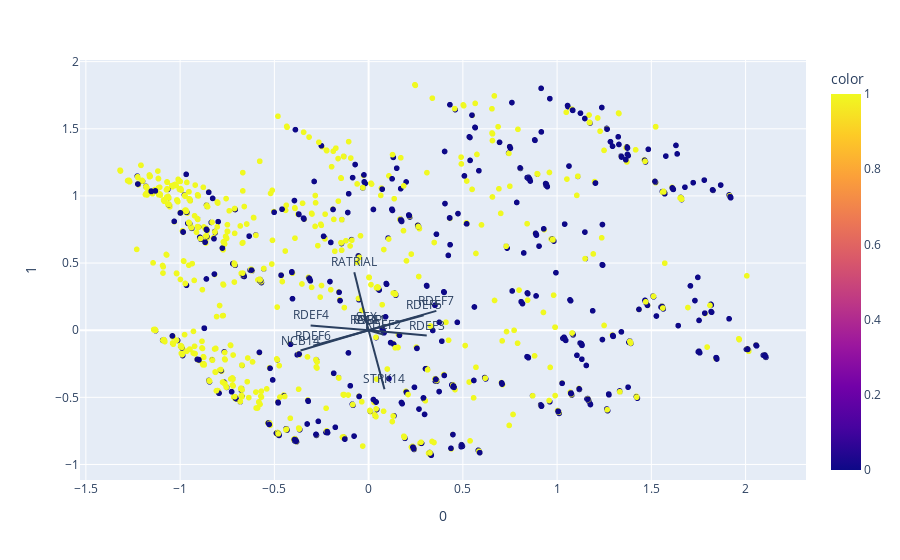

Source (notebook cell):
### Markdown cell above
By plotting the loadings of single variables we get an idea which variables contribute to the variation of the dataset and how the variables correlate with each other. Lines that a short have less impact on the variation than longer lines. Lines that point in the same direction and are close to each other correlate positively, lines that are going into opposite directions correlate negatively with each other. 

So "AGE", "RDEF1", "RSBP" and "SEX" probably can be excluded from the models as their loadings are fairly small compared to the other variables.
There seems to be a small separation along the first components. The variances of non-recovered patients (yellow) are driven by "NCB14", "RDEF6" and "RDEF4", whereas the the variances of recovered patients (blue) are more driven by the variables "RDEF3", "RDEF5" and "RDEF7".

### Code cell
loadings = pca_.components_.T * np.sqrt(pca_.explained_variance_)

fig = px.scatter(X_train_pca, x=0, y=1, color=y_train)

for i, feature in enumerate(features):
    fig.add_shape(
        type='line',
        x0=0, y0=0,
        x1=loadings[i, 0],
        y1=loadings[i, 1]
    )
    fig.add_annotation(
        x=loadings[i, 0],
        y=loadings[i, 1],
        ax=0, ay=0,
        xanchor="center",
        yanchor="bottom",
        text=feature,
    )
fig.show()

### Figure 1 — Plotly figure (JSON) as saved in the notebook; plotly's stock layout.template omitted (floating-point values rounded to 4 significant figures; data arrays with more than 128 entries replaced by an {"elided": "..."} marker saying what was removed)
{"data": [{"hovertemplate": "0=%{x}<br>1=%{y}<br>color=%{marker.color}<extra></extra>", "legendgroup": "", "marker": {"color": {"elided": "4232 int values"}, "coloraxis": "coloraxis", "symbol": "circle"}, "mode": "markers", "name": "", "showlegend": false, "type": "scattergl", "x": {"elided": "4232 float values"}, "xaxis": "x", "y": {"elided": "4232 float values"}, "yaxis": "y"}], "layout": {"annotations": [{"ax": 0, "ay": 0, "text": "SEX", "x": -0.01006, "xanchor": "center", "y": 0.02256, "yanchor": "bottom"}, {"ax": 0, "ay": 0, "text": "AGE", "x": 0.003451, "xanchor": "center", "y": -0.001911, "yanchor": "bottom"}, {"ax": 0, "ay": 0, "text": "RSBP", "x": -0.006135, "xanchor": "center", "y": -0.0003895, "yanchor": "bottom"}, {"ax": 0, "ay": 0, "text": "RDEF1", "x": -0.003573, "xanchor": "center", "y": -9.795e-05, "yanchor": "bottom"}, {"ax": 0, "ay": 0, "text": "RDEF2", "x": 0.07803, "xanchor": "center", "y": -0.03244, "yanchor": "bottom"}, {"ax": 0, "ay": 0, "text": "RDEF3", "x": 0.3084, "xanchor": "center", "y": -0.0398, "yanchor": "bottom"}, {"ax": 0, "ay": 0, "text": "RDEF4", "x": -0.3076, "xanchor": "center", "y": 0.03544, "yanchor": "bottom"}, {"ax": 0, "ay": 0, "text": "RDEF5", "x": 0.2919, "xanchor": "center", "y": 0.1119, "yanchor": "bottom"}, {"ax": 0, "ay": 0, "text": "RDEF6", "x": -0.2935, "xanchor": "center", "y": -0.1154, "yanchor": "bottom"}, {"ax": 0, "ay": 0, "text": "RDEF7", "x": 0.3593, "xanchor": "center", "y": 0.1442, "yanchor": "bottom"}, {"ax": 0, "ay": 0, "text": "NCB14", "x": -0.3612, "xanchor": "center", "y": -0.1514, "yanchor": "bottom"}, {"ax": 0, "ay": 0, "text": "STRK14", "x": 0.08417, "xanchor": "center", "y": -0.4395, "yanchor": "bottom"}, {"ax": 0, "ay": 0, "text": "RATRIAL", "x": -0.0759, "xanchor": "center", "y": 0.4324, "yanchor": "bottom"}], "coloraxis": {"colorbar": {"title": {"text": "color"}}, "colorscale": [[0, "#0d0887"], [0.1111, "#46039f"], [0.2222, "#7201a8"], [0.3333, "#9c179e"], [0.4444, "#bd3786"], [0.5556, "#d8576b"], [0.6667, "#ed7953"], [0.7778, "#fb9f3a"], [0.8889, "#fdca26"], [1, "#f0f921"]]}, "legend": {"tracegroupgap": 0}, "margin": {"t": 60}, "shapes": [{"type": "line", "x0": 0, "x1": -0.01006, "y0": 0, "y1": 0.02256}, {"type": "line", "x0": 0, "x1": 0.003451, "y0": 0, "y1": -0.001911}, {"type": "line", "x0": 0, "x1": -0.006135, "y0": 0, "y1": -0.0003895}, {"type": "line", "x0": 0, "x1": -0.003573, "y0": 0, "y1": -9.795e-05}, {"type": "line", "x0": 0, "x1": 0.07803, "y0": 0, "y1": -0.03244}, {"type": "line", "x0": 0, "x1": 0.3084, "y0": 0, "y1": -0.0398}, {"type": "line", "x0": 0, "x1": -0.3076, "y0": 0, "y1": 0.03544}, {"type": "line", "x0": 0, "x1": 0.2919, "y0": 0, "y1": 0.1119}, {"type": "line", "x0": 0, "x1": -0.2935, "y0": 0, "y1": -0.1154}, {"type": "line", "x0": 0, "x1": 0.3593, "y0": 0, "y1": 0.1442}, {"type": "line", "x0": 0, "x1": -0.3612, "y0": 0, "y1": -0.1514}, {"type": "line", "x0": 0, "x1": 0.08417, "y0": 0, "y1": -0.4395}, {"type": "line", "x0": 0, "x1": -0.0759, "y0": 0, "y1": 0.4324}], "xaxis": {"anchor": "y", "domain": [0, 1], "title": {"text": "0"}}, "yaxis": {"anchor": "x", "domain": [0, 1], "title": {"text": "1"}}}}
